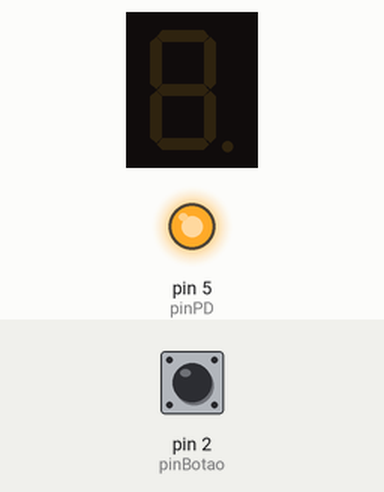
Recording of a sketch running on a simulated Arduino Uno, built with avr-gcc and run on an emulated ATmega328P. Parts: 1-digit seven-segment display, output pins drawn as LEDs (lit = HIGH). Wiring (inferred from the names in the program): 1-digit 7-segment display, segments lit when HIGH: segments pin 10, pin 9, pin 6, pin 7, pin 8, pin 11, pin 12. The inputs (shaded band) are chosen by the test bench; at power-on: pin 2 (pinBotao) LOW. The segment pins are drawn as the display they are named for; pins used as bus, display or sensor lines are not drawn.

Above: at 1.2 s.
1.3 s: pin 2 (pinBotao) pulled HIGH for 0.15 s
At 1.8 s:
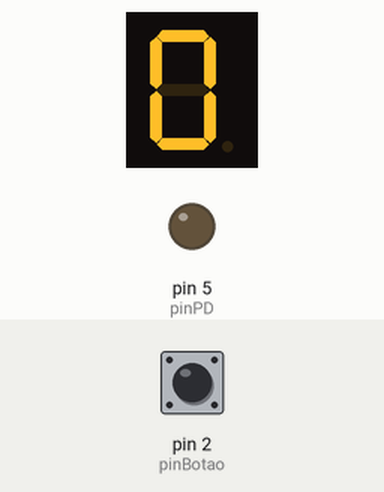
2.9 s: pin 2 (pinBotao) pulled HIGH for 1 s
At 4.2 s:
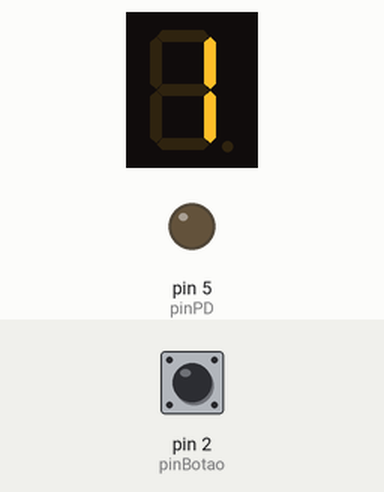
5.4 s: pin 2 (pinBotao) pulled HIGH for 0.15 s
At 6.1 s:
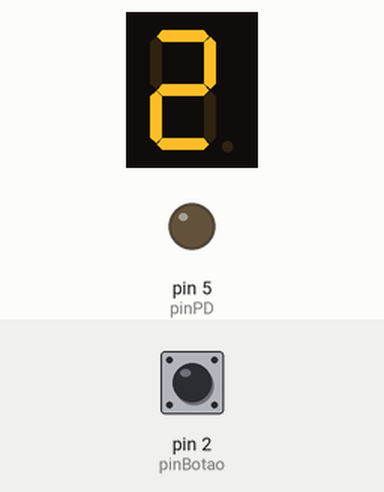
7.0 s: pin 2 (pinBotao) pulled HIGH for 3.2 s
At 7.3 s:
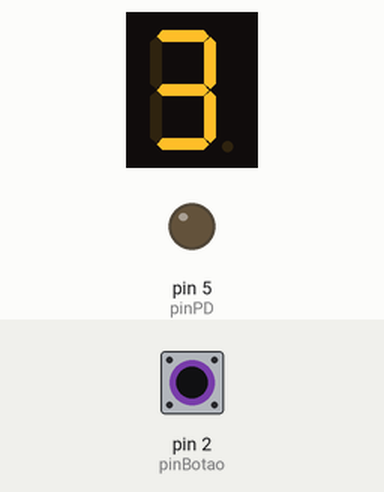
11.7 s: pin 2 (pinBotao) pulled HIGH for 0.15 s
At 12.1 s:
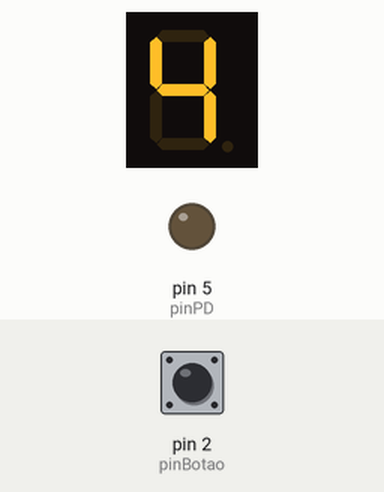
13.3 s: pin 2 (pinBotao) pulled HIGH for 1 s
At 14.5 s:
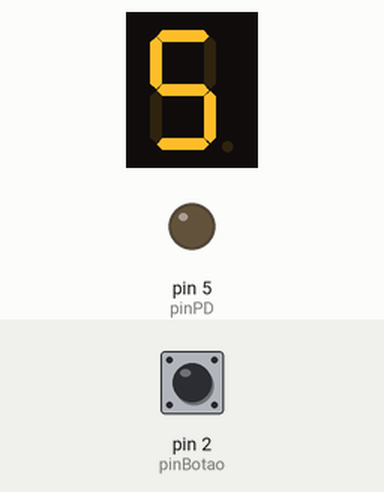
Timing chart, 0 to 16.3 s (numbered marks = the images above; inputs shaded):
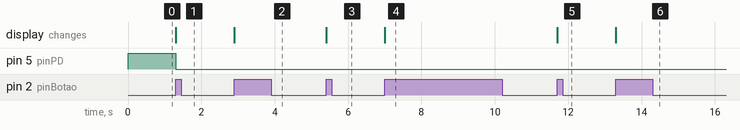

Measured:
- after the input at 1.3 s, pin 5 (pinPD): HIGH → LOW at once; the display: changes at once (image 1)
- after the input at 2.9 s, the display: changes at once (image 2)
- after the input at 5.4 s, the display: changes at once (image 3)
- after the input at 7.0 s, the display: changes at once (image 4)
- after the input at 11.7 s, the display: changes at once (image 5)
- after the input at 13.3 s, the display: changes at once (image 6)

The sketch:

aula_09_Switch_case.ino
```cpp
//Display de Cátodo Comum
#define pinBotao 2

#define pinA 10
#define pinB 9
#define pinC 6
#define pinD 7
#define pinE 8
#define pinF 11
#define pinG 12
#define pinPD 5

//variavel controlado pelo botao
int numero = 10;

//controlar o estado do batao
boolean botaoAnterior = false;
boolean botaoActual = true;

void setup() {
  // put your setup code here, to run once:
  pinMode(pinBotao, INPUT);

  pinMode(pinA, OUTPUT);
  pinMode(pinB, OUTPUT);
  pinMode(pinC, OUTPUT);
  pinMode(pinD, OUTPUT);
  pinMode(pinE, OUTPUT);
  pinMode(pinF, OUTPUT);
  pinMode(pinG, OUTPUT);
  pinMode(pinPD, OUTPUT);

}

void loop() {
  // put your main code here, to run repeatedly:

  botaoActual = digitalRead(pinBotao);
  if(botaoActual && !botaoAnterior)
  {
    numero++;
    if(numero>9)
    {
      numero = 0;
    }
  }
  botaoAnterior = botaoActual;

  switch(numero)
  {
    case 0:
      digitalWrite(pinA,HIGH);
      digitalWrite(pinB,HIGH);
      digitalWrite(pinC,HIGH);
      digitalWrite(pinD,HIGH);
      digitalWrite(pinE,HIGH);
      digitalWrite(pinF,HIGH);
      digitalWrite(pinG,LOW);
      digitalWrite(pinPD,LOW);
      break;
    case 1:
      digitalWrite(pinA,LOW);
      digitalWrite(pinB,HIGH);
      digitalWrite(pinC,HIGH);
      digitalWrite(pinD,LOW);
      digitalWrite(pinE,LOW);
      digitalWrite(pinF,LOW);
      digitalWrite(pinG,LOW);
      digitalWrite(pinPD,LOW);
      break;
    case 2:
      digitalWrite(pinA,HIGH);
      digitalWrite(pinB,HIGH);
      digitalWrite(pinC,LOW);
      digitalWrite(pinD,HIGH);
      digitalWrite(pinE,HIGH);
      digitalWrite(pinF,LOW);
      digitalWrite(pinG,HIGH);
      digitalWrite(pinPD,LOW);
      break;
    case 3:
      digitalWrite(pinA,HIGH);
      digitalWrite(pinB,HIGH);
      digitalWrite(pinC,HIGH);
      digitalWrite(pinD,HIGH);
      digitalWrite(pinE,LOW);
      digitalWrite(pinF,LOW);
      digitalWrite(pinG,HIGH);
      digitalWrite(pinPD,LOW);
      break;
    case 4:
      digitalWrite(pinA,LOW);
      digitalWrite(pinB,HIGH);
      digitalWrite(pinC,HIGH);
      digitalWrite(pinD,LOW);
      digitalWrite(pinE,LOW);
      digitalWrite(pinF,HIGH);
      digitalWrite(pinG,HIGH);
      digitalWrite(pinPD,LOW);
      break;
    case 5:
      digitalWrite(pinA,HIGH);
      digitalWrite(pinB,LOW);
      digitalWrite(pinC,HIGH);
      digitalWrite(pinD,HIGH);
      digitalWrite(pinE,LOW);
      digitalWrite(pinF,HIGH);
      digitalWrite(pinG,HIGH);
      digitalWrite(pinPD,LOW);
      break;
    case 6:
      digitalWrite(pinA,HIGH);
      digitalWrite(pinB,LOW);
      digitalWrite(pinC,HIGH);
      digitalWrite(pinD,HIGH);
      digitalWrite(pinE,HIGH);
      digitalWrite(pinF,HIGH);
      digitalWrite(pinG,HIGH);
      digitalWrite(pinPD,LOW);
      break;
    case 7:
      digitalWrite(pinA,HIGH);
      digitalWrite(pinB,HIGH);
      digitalWrite(pinC,HIGH);
      digitalWrite(pinD,LOW);
      digitalWrite(pinE,LOW);
      digitalWrite(pinF,LOW);
      digitalWrite(pinG,LOW);
      digitalWrite(pinPD,LOW);
      break;
    case 8:
      digitalWrite(pinA,HIGH);
      digitalWrite(pinB,HIGH);
      digitalWrite(pinC,HIGH);
      digitalWrite(pinD,HIGH);
      digitalWrite(pinE,HIGH);
      digitalWrite(pinF,HIGH);
      digitalWrite(pinG,HIGH);
      digitalWrite(pinPD,LOW);
      break;
    case 9:
      digitalWrite(pinA,HIGH);
      digitalWrite(pinB,HIGH);
      digitalWrite(pinC,HIGH);
      digitalWrite(pinD,LOW);
      digitalWrite(pinE,LOW);
      digitalWrite(pinF,HIGH);
      digitalWrite(pinG,HIGH);
      digitalWrite(pinPD,LOW);
      break;
    default:
      digitalWrite(pinA,LOW);
      digitalWrite(pinB,LOW);
      digitalWrite(pinC,LOW);
      digitalWrite(pinD,LOW);
      digitalWrite(pinE,LOW);
      digitalWrite(pinF,LOW);
      digitalWrite(pinG,LOW);
      digitalWrite(pinPD,HIGH);
      break;
  }

}
```
